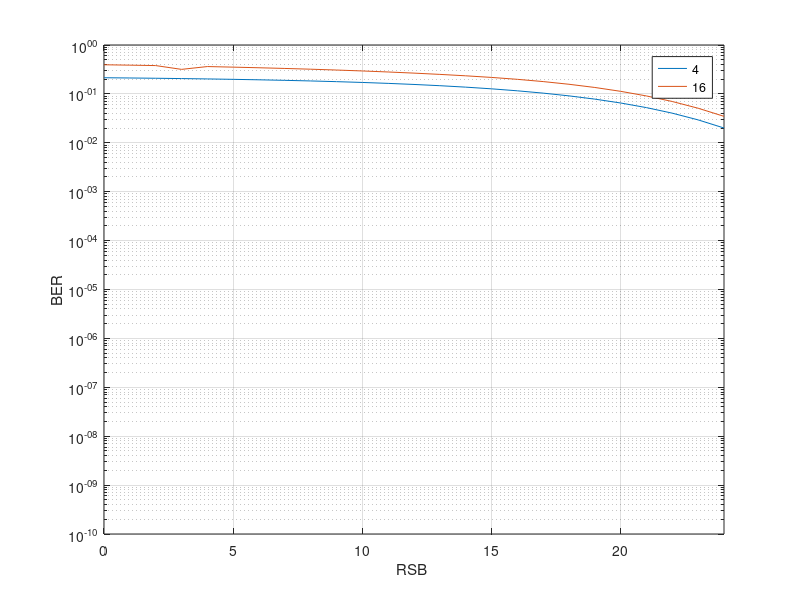

The MATLAB script that drew this image:
RSB = 0:1:24;
RSBlin = 10.^(RSB / 10);
M = [4, 16, 64, 256];
BER = zeros(length(RSBlin), length(M));

for i = 1:length(M)
    SER = 2 * ( 1 - 1 / sqrt(M(i))) * erfc (sqrt(3 * RSBlin / (2*((M(i)) - 1))));
    BER(:,i) = SER / log2(M(i));
end

BER256pratique = [0.3942, 0.3872, 0.3796, 0.3175, 0.3625, 0.3527, 0.3425, 0.3316, 0.3201, 0.3077, 0.2946, 0.2807, 0.2661, 0.2507, 0.2345, 0.2173, 0.1987, 0.1787, 0.1574, 0.1354, 0.1129, 0.0908, 0.0699, 0.0509, 0.03477];
BER4 = BER(:,1);
BER16 = BER(:,2);
BER64 = BER(:,3);
BER256 = BER(:,4);

figure;
semilogy(RSB,BER256);
hold on;
semilogy(RSB,BER256pratique);

grid on;
axis([0 24 1e-10 1]);
xlabel('RSB ');
ylabel('BER');
legend('4','16','64','256-theorique','256-pratique');
